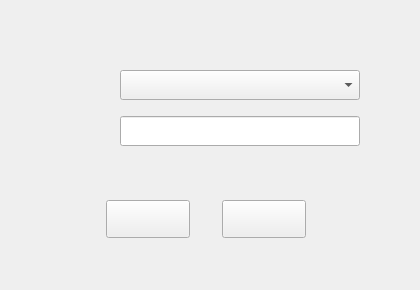
<?xml version="1.0" encoding="UTF-8"?>
<ui version="4.0">
 <class>dlg_login_substation</class>
 <widget class="QDialog" name="dlg_login_substation">
  <property name="geometry">
   <rect>
    <x>0</x>
    <y>0</y>
    <width>420</width>
    <height>290</height>
   </rect>
  </property>
  <property name="minimumSize">
   <size>
    <width>420</width>
    <height>290</height>
   </size>
  </property>
  <property name="maximumSize">
   <size>
    <width>420</width>
    <height>290</height>
   </size>
  </property>
  <property name="windowTitle">
   <string/>
  </property>
  <property name="styleSheet">
   <string notr="true">QDialog#dlg_login_substation{border-image: url(:/resource/Resource/login_bg.png);}</string>
  </property>
  <widget class="QToolButton" name="toolButtonOK">
   <property name="geometry">
    <rect>
     <x>106</x>
     <y>200</y>
     <width>84</width>
     <height>38</height>
    </rect>
   </property>
   <property name="styleSheet">
    <string notr="true">QToolButton#toolButtonOK{border-image: url(:/resource/Resource/login_btn.png);}
QToolButton#toolButtonOK:hover{border-image: url(:/resource/Resource/login_btn_hover.png);}
</string>
   </property>
   <property name="text">
    <string/>
   </property>
  </widget>
  <widget class="QLabel" name="label">
   <property name="geometry">
    <rect>
     <x>46</x>
     <y>76</y>
     <width>60</width>
     <height>18</height>
    </rect>
   </property>
   <property name="styleSheet">
    <string notr="true">border-image: url(:/resource/Resource/username.png);</string>
   </property>
   <property name="text">
    <string/>
   </property>
  </widget>
  <widget class="QLineEdit" name="lineEditPwd">
   <property name="geometry">
    <rect>
     <x>120</x>
     <y>116</y>
     <width>240</width>
     <height>30</height>
    </rect>
   </property>
   <property name="inputMethodHints">
    <set>Qt::ImhHiddenText|Qt::ImhNoAutoUppercase|Qt::ImhNoPredictiveText</set>
   </property>
   <property name="echoMode">
    <enum>QLineEdit::Password</enum>
   </property>
  </widget>
  <widget class="QLabel" name="labelError">
   <property name="geometry">
    <rect>
     <x>120</x>
     <y>157</y>
     <width>240</width>
     <height>23</height>
    </rect>
   </property>
   <property name="styleSheet">
    <string notr="true">border-image: url(:/resource/Resource/tips.png);</string>
   </property>
   <property name="text">
    <string/>
   </property>
  </widget>
  <widget class="QLabel" name="label_2">
   <property name="geometry">
    <rect>
     <x>46</x>
     <y>122</y>
     <width>60</width>
     <height>18</height>
    </rect>
   </property>
   <property name="styleSheet">
    <string notr="true">border-image: url(:/resource/Resource/password.png);</string>
   </property>
   <property name="text">
    <string/>
   </property>
  </widget>
  <widget class="QToolButton" name="toolButtonCancel">
   <property name="geometry">
    <rect>
     <x>222</x>
     <y>200</y>
     <width>84</width>
     <height>38</height>
    </rect>
   </property>
   <property name="styleSheet">
    <string notr="true">QToolButton#toolButtonCancel{border-image: url(:/resource/Resource/cancle_btn.png);}
QToolButton#toolButtonCancel:hover{border-image: url(:/resource/Resource/cancle_btn_hover.png);}

</string>
   </property>
   <property name="text">
    <string/>
   </property>
  </widget>
  <widget class="QComboBox" name="cbxUser">
   <property name="geometry">
    <rect>
     <x>120</x>
     <y>70</y>
     <width>240</width>
     <height>30</height>
    </rect>
   </property>
  </widget>
 </widget>
 <layoutdefault spacing="6" margin="11"/>
 <tabstops>
  <tabstop>lineEditPwd</tabstop>
  <tabstop>toolButtonOK</tabstop>
  <tabstop>toolButtonCancel</tabstop>
 </tabstops>
 <resources/>
 <connections/>
</ui>
